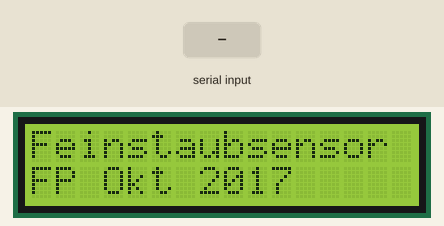
The sketch below on a simulated Arduino Pro Mini, built with avr-gcc and run on an emulated ATmega328P. Shown: 16×2 character LCD. Inputs (shaded band) come from the test bench. What the sketch prints to the serial monitor is not drawn.

Above: at 0.1 s.
At 1.6 s:
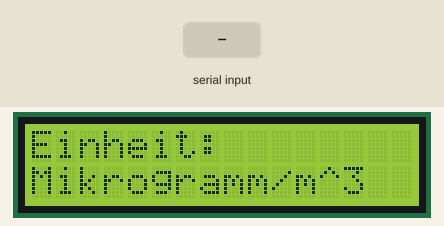
3.8 s: "1" received over Serial
At 5.6 s:
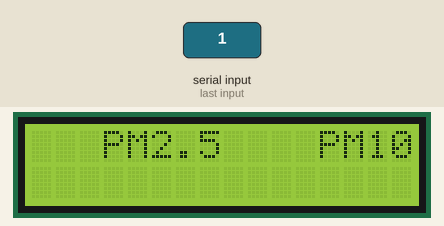
Timing chart, 0 to 7.1 s (numbered marks = the images above; inputs shaded):
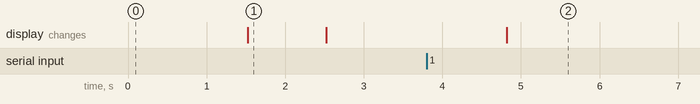

Measured:
- after the input at 3.8 s, the display: changes after 1.0 s (image 2)
- what the display in image 1 shows lasts 1.0 s, from 1.5 s to 2.5 s

The sketch:

feinstaubportabel.ino
```cpp
// (licence header left out)
#include <Wire.h>
#include <LiquidCrystal_I2C.h>

LiquidCrystal_I2C lcd(0x27, 16, 2);

// some displays have a different i2c-address:
// LiquidCrystal_I2C lcd(0x3f, 16, 2);

uint8_t buffer[40];
char ausgabe[20];
unsigned short i;

unsigned pm25;
unsigned pm10;
float fpm25;
float fpm10;

// start SDS011 sensor

void start_SDS() {
  const uint8_t start_SDS_cmd[] = {0xAA, 0xB4, 0x06, 0x01, 0x01, 0x00, 0x00, 0x00, 0x00, 0x00, 0x00, 0x00, 0x00, 0x00, 0x00, 0xFF, 0xFF, 0x06, 0xAB};
  Serial.write(start_SDS_cmd, sizeof(start_SDS_cmd));
}

// stop SDS011 sensor

void stop_SDS() {
  const uint8_t stop_SDS_cmd[] = {0xAA, 0xB4, 0x06, 0x01, 0x00, 0x00, 0x00, 0x00, 0x00, 0x00, 0x00, 0x00, 0x00, 0x00, 0x00, 0xFF, 0xFF, 0x05, 0xAB};
  Serial.write(stop_SDS_cmd, sizeof(stop_SDS_cmd));
}

void print_digit (uint8_t digit) {
  //Serial.print ("print_digit: ");
  //Serial.println (digit, HEX);

  if (digit < 10) {
    lcd.write ('0' + digit);
  } else {
    lcd.write ('A' + digit - 10);
  }
}

// for debugging purposes

void print_hex(uint8_t val) {
  //Serial.print ("print_hex: ");
  //Serial.println (val, HEX);

  uint8_t lval = val & 0x0f;
  uint8_t hval = (val & 0xf0) >> 4;
  print_digit (hval);
  print_digit (lval);
}


void setup() {
  lcd.begin();
  lcd.backlight();
  lcd.setCursor(0, 0);
  //         1234567890123456
  lcd.print("Feinstaubsensor");
  lcd.setCursor(0, 1);
  lcd.print("FP Okt 2017");
  delay (1400);
  lcd.clear();
  //         1234567890123456
  lcd.print("Einheit:       ");
  lcd.setCursor(0, 1);
  lcd.print("Mikrogramm/m^3 ");
  delay (1000);
  lcd.clear();
  Serial.begin(9600);
  start_SDS();
}


void loop() {
  if (Serial.available()) {
    // clear buffers, reset everything for a new AIS message
    memset (buffer,  0, sizeof(buffer));
    Serial.readBytesUntil(0xab, buffer, sizeof(buffer));
    i = 0;

    /* raw data for debugging purposes
    lcd.clear();

    while ((buffer[i] != 0xab) && (i < sizeof(buffer))) {
      print_hex(buffer[i]);
      i++;
    }
    */

    // report

    lcd.setCursor(0, 0);
    lcd.print("   PM2.5    PM10");
    lcd.setCursor (0, 1);
    if ((buffer[0] == 0xaa) && (buffer[1] == 0xC0)) {
      pm25 = buffer[2] + (buffer[3] << 8);
      pm10 = buffer[4] + (buffer[5] << 8);
      fpm25 = (float) (pm25 / 10.0);
      fpm10 = (float) (pm10 / 10.0);

      //                 1234567890123456
      //                   1234.5  1234.5

      if (pm25 < 20000) {
        dtostrf (fpm25, 8, 1, ausgabe);
        lcd.print (ausgabe);
      } else {
        lcd.print ("       -");
      }
      if (pm10 < 20000) {
        dtostrf (fpm10, 8, 1, ausgabe);
        lcd.print (ausgabe);
      } else {
        lcd.print ("       -");
      }
    }
  } // if Serial.available()
}
```
